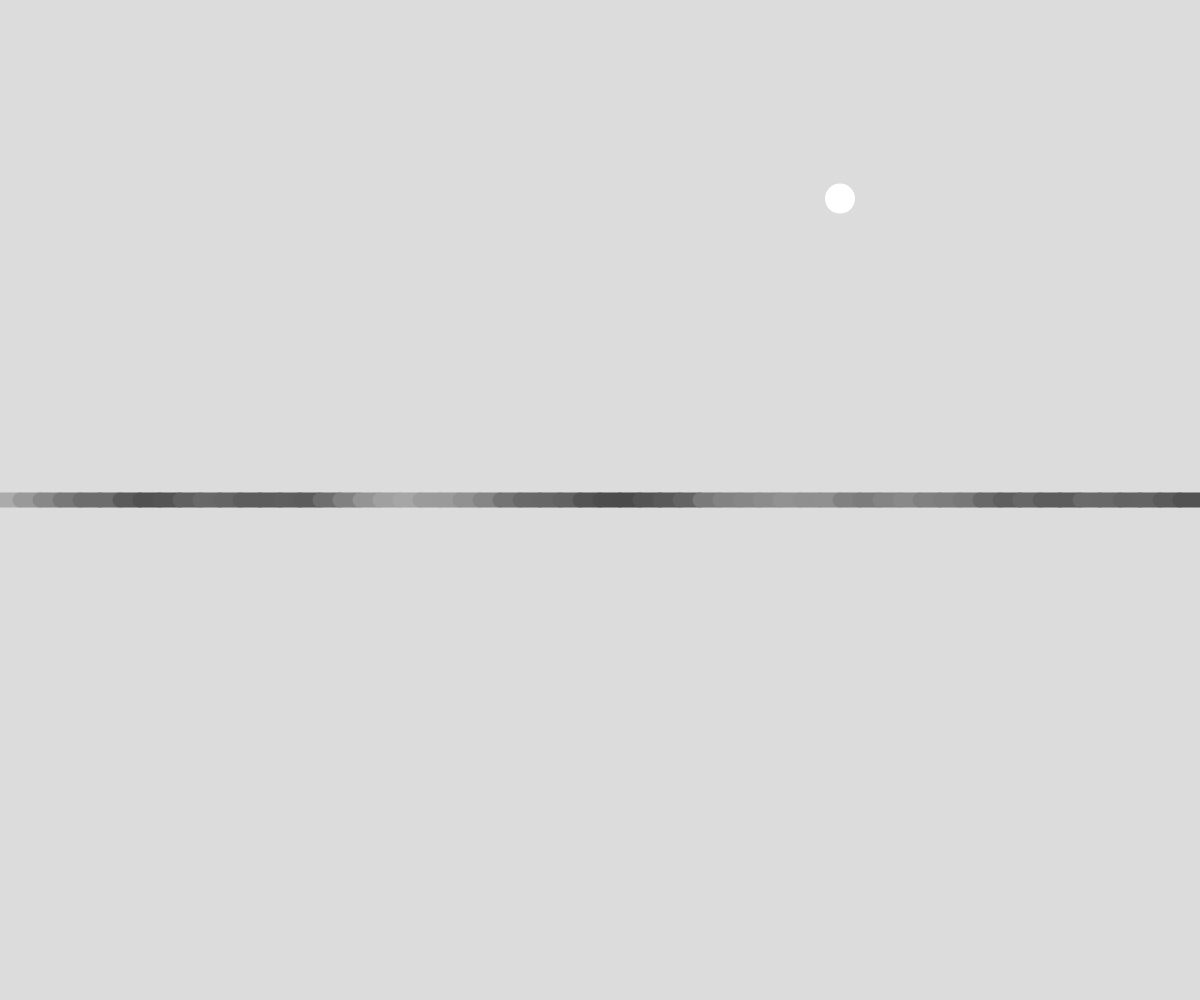
Frame 1 (no input)
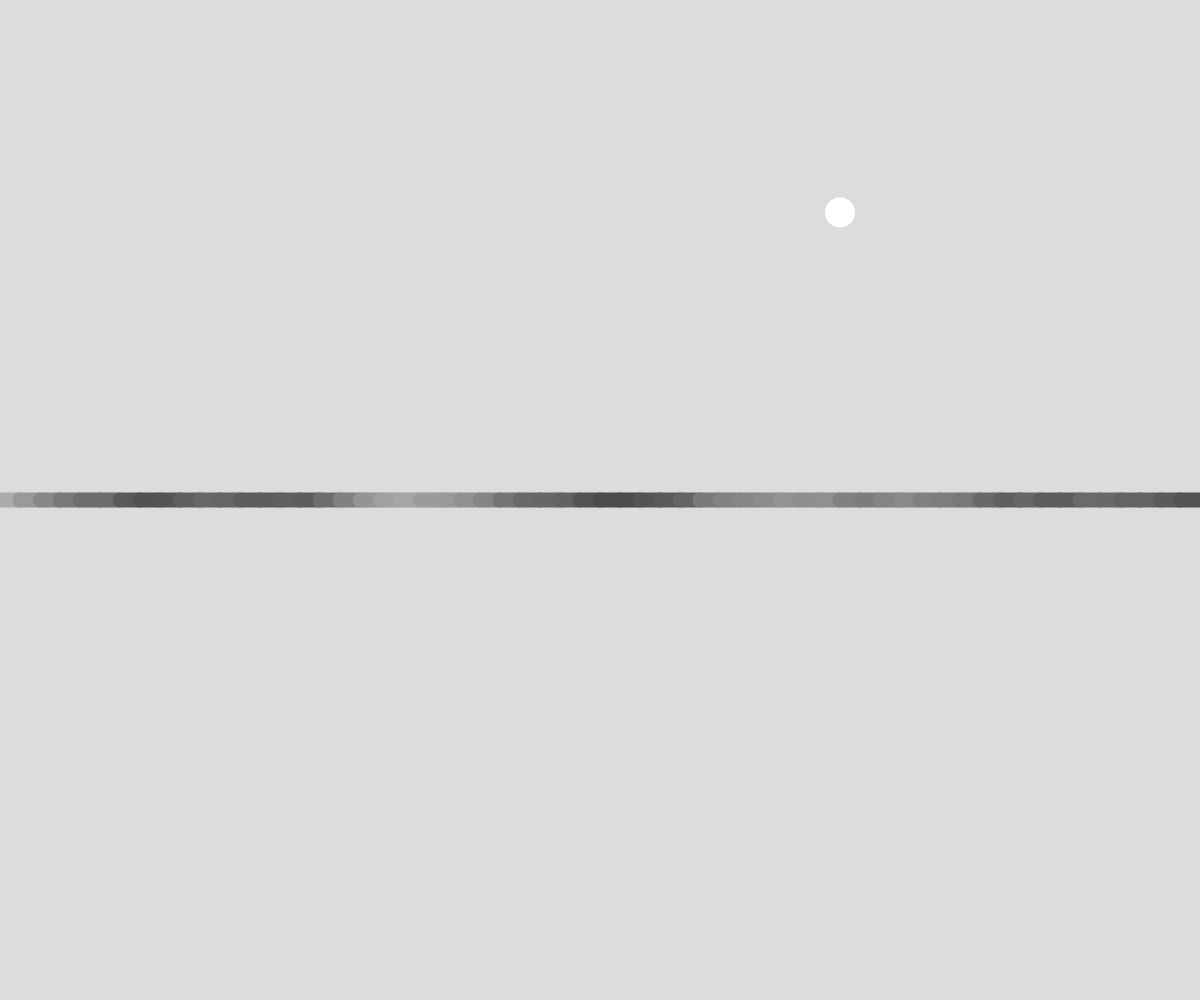
Frame 60 (no input)
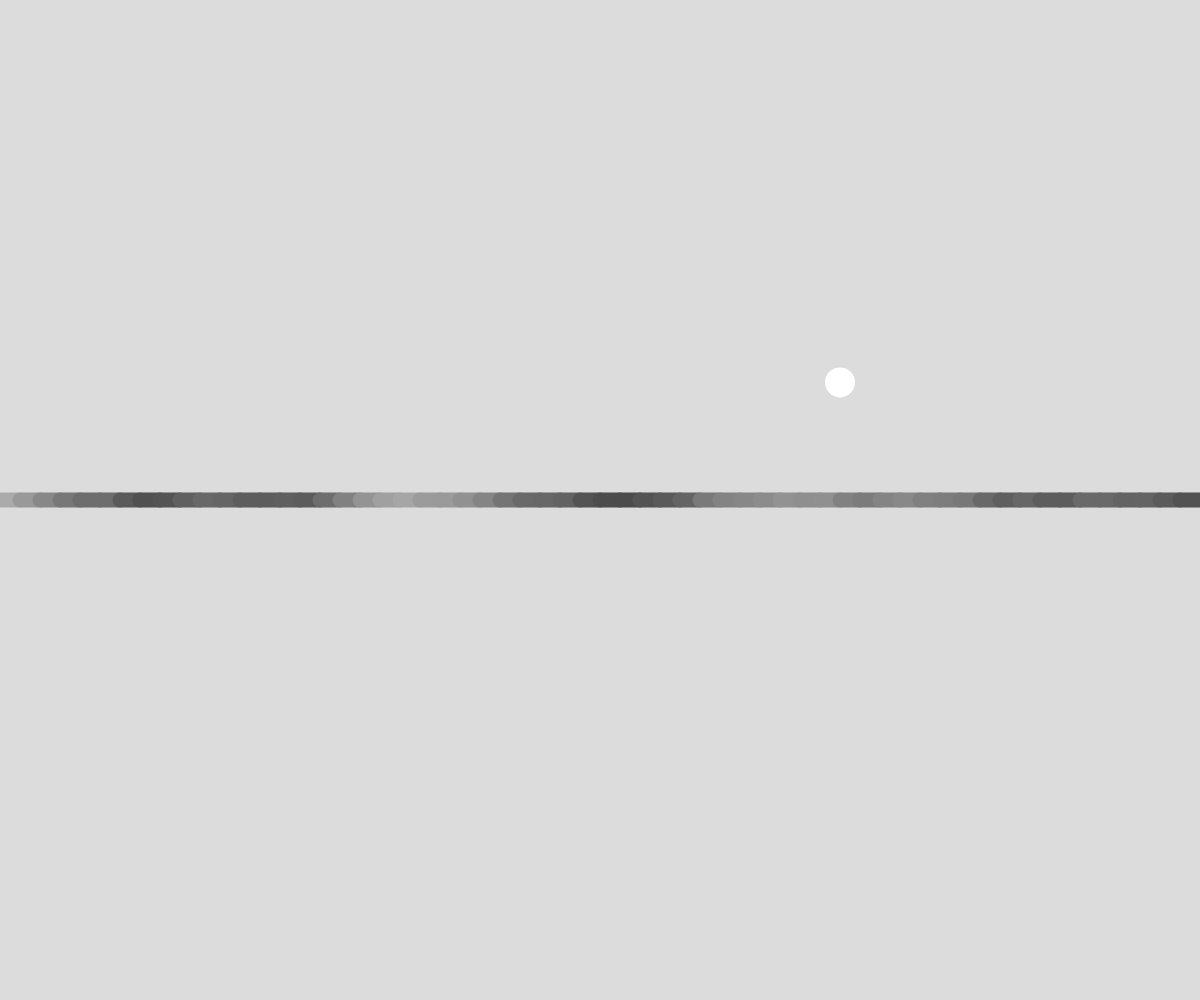
Frame 120 (the mouse pressed at the canvas centre since frame 60)

The p5.js sketch that drew these frames (run headless with seeded random() and noise() and a simulated clock; from frame 60 on, the mouse is pressed at the canvas centre):

// p5.js sketch
// ── sketch.js
// Project Title
// Your Name
// Date
//
// Extra for Experts:
// - describe what you did to take this project "above and beyond"

//global variable

let segmentLength = 20;
let ballY = 200; let ySpeed;
let ballTime = 10; //start at any number...


function setup() {
  createCanvas(windowWidth, windowHeight);
}

function segmentLine(){
  strokeWeight(15);

  let greyTime = 0;
  let x = 0;
  while (x < width){
    //option 1: random()
    let greyValue = random(0,255);

    //option 2
    greyValue = noise(greyTime);
    greyValue = map(greyValue,0,1,0,255);
    greyTime += 0.1;

    stroke(greyValue);
    line(x, height/2, x+segmentLength, height/2);
    x += segmentLength;
  }
}

function moveBall(){
  //option 1: random()
  strokeWeight(1);strokeWeight(0);
  ySpeed = random(-20,20);

  //option 2: perlin noice()
  ySpeed = noise(ballTime);
  ySpeed = map(ySpeed,0,1,-20,20);
  ballTime += 0.01;

  ballY+= ySpeed;
  circle(width*0.7, ballY,30);
}

function draw() {
  background(220);
  segmentLine();
  moveBall();
}
